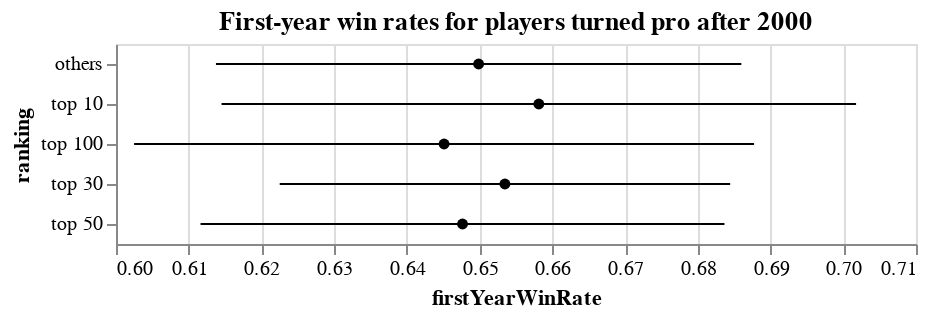

Notebook source saved alongside this figure:
### Code cell
error_bars = alt.Chart(playerDf, title="First-year win rates for players turned pro after 2000").mark_errorbar(extent='stdev').encode(
  x=alt.X('%s:Q'%FYRATE, scale=alt.Scale(zero=False)),
  y=alt.Y('%s:N'%RK_GRP, title='ranking', sort='x')
)

points = alt.Chart(playerDf).mark_point(filled=True, color='black').encode(
  x=alt.X('%s:Q'%FYRATE, aggregate='mean'),
  y=alt.Y('%s:N'%RK_GRP, title='ranking', sort='x')
)

points + error_bars

### Figure 1 — Vega-Lite specification as saved in the notebook (floating-point values rounded to 4 significant figures; data arrays with more than 128 entries replaced by an {"elided": "..."} marker saying what was removed)
{"config": {"view": {"continuousWidth": 400, "continuousHeight": 300}}, "layer": [{"mark": {"type": "point", "color": "black", "filled": true}, "encoding": {"x": {"aggregate": "mean", "field": "firstYearWinRate", "type": "quantitative"}, "y": {"field": "rankingGroup", "sort": "x", "title": "ranking", "type": "nominal"}}}, {"mark": {"type": "errorbar", "extent": "stdev"}, "encoding": {"x": {"field": "firstYearWinRate", "scale": {"zero": false}, "type": "quantitative"}, "y": {"field": "rankingGroup", "sort": "x", "title": "ranking", "type": "nominal"}}, "title": "First-year win rates for players turned pro after 2000"}], "data": {"name": "data-7b0935f54a8d895555240fa2dcf93d5f"}, "$schema": "https://vega.github.io/schema/vega-lite/v4.17.0.json", "datasets": {"data-7b0935f54a8d895555240fa2dcf93d5f": {"elided": "153 records"}}}
